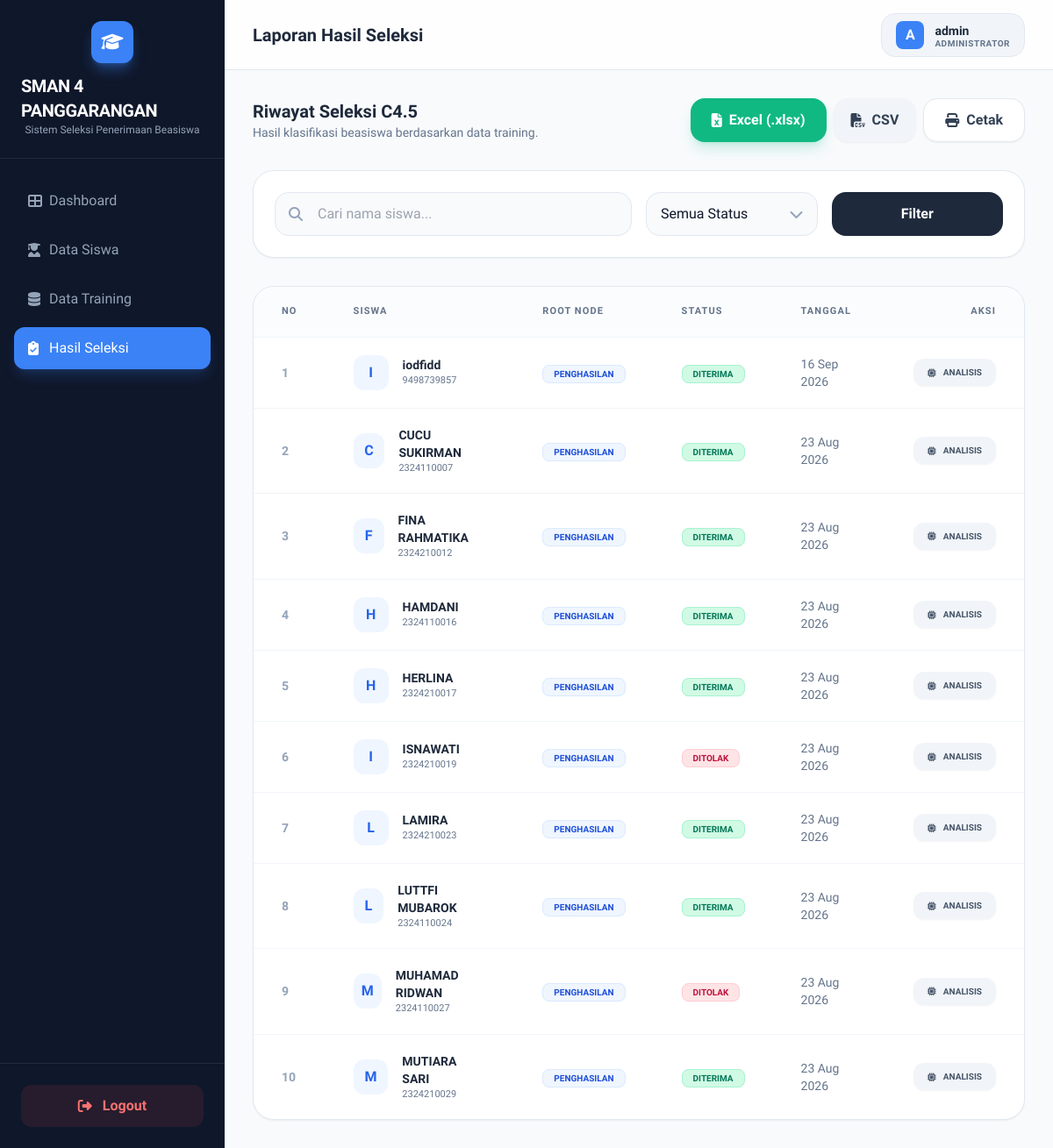
Page /hasil/ (signed in) on the committed database.
### beasiswa/models.py (models this page shows, shortened)
class HasilSeleksi(models.Model):
    STATUS_CHOICES = [
        ('Diterima', 'Diterima'),
        ('Ditolak', 'Ditolak'),
    ]
    penilaian = models.OneToOneField(
        PenilaianBeasiswa,
        on_delete=models.CASCADE,
        related_name='hasil_seleksi',
        verbose_name="Penilaian"
    )
    status_seleksi  = models.CharField(max_length=15, choices=STATUS_CHOICES, verbose_name="Status Seleksi")
    entropy_awal    = models.FloatField(verbose_name="Entropy Awal (S)")
    root_node       = models.CharField(max_length=50, verbose_name="Root Node Terpilih")
    rules_json      = models.TextField(verbose_name="Rules Keputusan (JSON)")  # Disimpan sebagai JSON string
    gain_info_json  = models.TextField(verbose_name="Gain per Atribut (JSON)")  # Ringkasan gain tiap atribut
    tanggal_seleksi = models.DateTimeField(default=timezone.now, verbose_name="Tanggal Seleksi")
    keterangan      = models.TextField(blank=True, verbose_name="Keterangan Tambahan")
    class Meta:
        verbose_name        = "Hasil Seleksi"
        verbose_name_plural = "Hasil Seleksi"
        ordering            = ['-tanggal_seleksi']

class PenilaianBeasiswa(models.Model):
    TINGKAT_NILAI_CHOICES = [
        ('Tinggi', 'Tinggi'),
        ('Sedang', 'Sedang'),
        ('Rendah', 'Rendah'),
    ]
    TINGKAT_PRESTASI_CHOICES = [
        ('Tinggi', 'Tinggi (Juara Nasional/Provinsi)'),
        ('Sedang', 'Sedang (Juara Kabupaten/Kota)'),
        ('Rendah', 'Rendah (Tidak Berprestasi)'),
    ]
    KEAKTIFAN_ORG_CHOICES = [
        ('Aktif', 'Aktif'),
        ('Cukup', 'Cukup Aktif'),
        ('Tidak', 'Tidak Aktif'),
    ]
    PENGHASILAN_CHOICES = [
        ('Rendah', 'Rendah (< Rp 2.000.000)'),
        ('Sedang', 'Sedang (Rp 2.000.000 - 4.000.000)'),
        ('Tinggi', 'Tinggi (> Rp 4.000.000)'),
    ]
    STATUS_RUMAH_CHOICES = [
        ('Milik Sendiri', 'Milik Sendiri'),
        ('Sewa', 'Sewa/Kontrak'),
        ('Menumpang', 'Menumpang'),
    ]
    JARAK_RUMAH_CHOICES = [
        ('Dekat', 'Dekat (< 5 km)'),
        ('Sedang', 'Sedang (5 - 15 km)'),
        ('Jauh', 'Jauh (> 15 km)'),
    ]
    siswa = models.OneToOneField(
        Siswa,
        on_delete=models.CASCADE,
        related_name='penilaian',
        verbose_name="Siswa"
    )
    nilai_rata_rata  = models.FloatField(verbose_name="Nilai Rata-rata Rapor")
    ranking_kelas    = models.PositiveIntegerField(verbose_name="Ranking Kelas")
    persentase_hadir = models.FloatField(verbose_name="Persentase Kehadiran (%)")
    kategori_nilai   = models.CharField(
        max_length=10,
        choices=TINGKAT_NILAI_CHOICES,
        blank=True,
        verbose_name="Kategori Nilai"
    )
    tingkat_prestasi   = models.CharField(max_length=10, choices=TINGKAT_PRESTASI_CHOICES, verbose_name="Tingkat Prestasi")
    keaktifan_organisasi = models.CharField(max_length=10, choices=KEAKTIFAN_ORG_CHOICES, verbose_name="Keaktifan Organisasi")
    penghasilan_ortu   = models.BigIntegerField(verbose_name="Penghasilan Orang Tua (Rp)")
    jumlah_tanggungan  = models.PositiveIntegerField(verbose_name="Jumlah Tanggungan Keluarga")
    status_rumah       = models.CharField(max_length=20, choices=STATUS_RUMAH_CHOICES, verbose_name="Status Rumah")
    memiliki_kip       = models.BooleanField(default=False, verbose_name="Memiliki KIP")
    kategori_penghasilan = models.CharField(
        max_length=10,
        choices=PENGHASILAN_CHOICES,
        blank=True,
        verbose_name="Kategori Penghasilan"
    )
    jarak_rumah = models.CharField(max_length=10, choices=JARAK_RUMAH_CHOICES, verbose_name="Jarak Rumah ke Sekolah")
    created_at = models.DateTimeField(auto_now_add=True)
    updated_at = models.DateTimeField(auto_now=True)
    class Meta:
        verbose_name        = "Penilaian Beasiswa"
        verbose_name_plural = "Data Penilaian Beasiswa"
        ordering            = ['-created_at']

class Siswa(models.Model):
    JENIS_KELAMIN_CHOICES = [
        ('L', 'Laki-laki'),
        ('P', 'Perempuan'),
    ]
    KELAS_CHOICES = [
        ('X', 'Kelas X'),
        ('XI', 'Kelas XI'),
        ('XII', 'Kelas XII'),
    ]
    nis        = models.CharField(max_length=20, unique=True, verbose_name="NIS")
    nama       = models.CharField(max_length=100, verbose_name="Nama Siswa")
    kelas      = models.CharField(max_length=5, choices=KELAS_CHOICES, verbose_name="Kelas")
    jenis_kelamin = models.CharField(max_length=1, choices=JENIS_KELAMIN_CHOICES, verbose_name="Jenis Kelamin")
    alamat     = models.TextField(verbose_name="Alamat")
    no_hp      = models.CharField(max_length=15, verbose_name="No. HP")
    created_at = models.DateTimeField(auto_now_add=True, verbose_name="Tanggal Dibuat")
    updated_at = models.DateTimeField(auto_now=True, verbose_name="Terakhir Diubah")
    class Meta:
        verbose_name        = "Siswa"
        verbose_name_plural = "Data Siswa"
        ordering            = ['-created_at']

### beasiswa/views.py (the view)
# urls.py: path('hasil/',views.HasilSeleksiListView.as_view(),name='hasil-list'),
class HasilSeleksiListView(LoginRequiredMixin, ListView):
    model               = HasilSeleksi
    template_name       = 'beasiswa/hasil/list.html'
    context_object_name = 'hasil_list'
    paginate_by         = 10
    login_url           = reverse_lazy('beasiswa:login')
    def get_queryset(self):
        qs     = super().get_queryset().select_related('penilaian__siswa')
        status = self.request.GET.get('status', '')
        query  = self.request.GET.get('q', '').strip()
        if status in ('Diterima', 'Ditolak'):
            qs = qs.filter(status_seleksi=status)
        if query:
            qs = qs.filter(penilaian__siswa__nama__icontains=query)
        return qs
    def get_context_data(self, **kwargs):
        ctx = super().get_context_data(**kwargs)
        ctx['status_filter'] = self.request.GET.get('status', '')
        ctx['query']         = self.request.GET.get('q', '')
        return ctx

### beasiswa/templates/beasiswa/hasil/list.html (shortened to what this page needs)
{% extends 'beasiswa/base.html' %}
{% block page_title %}Laporan Hasil Seleksi{% endblock %}
{% block content %}
<div class="flex flex-col md:flex-row md:items-center justify-between gap-4 mb-8">
    <div>
        <h3 class="text-xl font-bold text-slate-800">Riwayat Seleksi C4.5</h3>
        <p class="text-sm text-slate-500">Hasil klasifikasi beasiswa berdasarkan data training.</p>
    </div>
    <div class="flex gap-2">
        <a href="{% url 'beasiswa:export-excel' %}" class="inline-flex items-center gap-2 px-6 py-3 bg-emerald-500 text-white rounded-2xl font-bold shadow-lg shadow-emerald-500/20 hover:bg-emerald-600 transition-all">
            <i class="fas fa-file-excel"></i>
            <span>Excel (.xlsx)</span>
        </a>
        <a href="{% url 'beasiswa:export-csv' %}" class="inline-flex items-center gap-2 px-5 py-3 bg-slate-100 text-slate-700 rounded-2xl font-bold hover:bg-slate-200 transition-all shadow-sm">
            <i class="fas fa-file-csv"></i>
            <span>CSV</span>
        </a>
        <a href="{% url 'beasiswa:export-print' %}" target="_blank" class="inline-flex items-center gap-2 px-6 py-3 bg-white text-slate-700 border border-slate-200 rounded-2xl font-bold hover:bg-slate-50 transition-all shadow-sm">
            <i class="fas fa-print"></i>
            <span>Cetak</span>
        </a>
    </div>
</div>
<div class="bg-white p-6 rounded-3xl border border-slate-200 shadow-sm mb-8">
    <form method="get" class="grid grid-cols-1 md:grid-cols-4 gap-4">
        <div class="md:col-span-2 relative">
            <i class="fas fa-search absolute left-4 top-1/2 -translate-y-1/2 text-slate-400"></i>
            <input type="text" name="q" value="{{ query }}" placeholder="Cari nama siswa..." class="w-full pl-12 pr-4 py-3 bg-slate-50 border border-slate-200 rounded-2xl focus:outline-none focus:ring-2 focus:ring-accent/20 transition-all">
        </div>
        <div class="relative">
            <select name="status" class="w-full px-4 py-3 bg-slate-50 border border-slate-200 rounded-2xl focus:outline-none focus:ring-2 focus:ring-accent/20 transition-all appearance-none">
                <option value="">Semua Status</option>
            </select>
        </div>
        <div class="flex gap-2">
            <button type="submit" class="flex-1 py-3 bg-slate-800 text-white rounded-2xl font-bold hover:bg-slate-900 transition-all">Filter</button>
        </div>
    </form>
</div>
<div class="bg-white rounded-3xl border border-slate-200 shadow-sm overflow-hidden">
    <div class="overflow-x-auto">
        <table class="w-full text-left">
            <thead>
                <tr class="bg-slate-50/50 text-slate-500 text-[11px] uppercase tracking-widest font-black border-b border-slate-100">
                    <th class="px-8 py-5">No</th>
                    <th class="px-8 py-5">Siswa</th>
                    <th class="px-8 py-5">Root Node</th>
                    <th class="px-8 py-5">Status</th>
                    <th class="px-8 py-5">Tanggal</th>
                    <th class="px-8 py-5 text-right">Aksi</th>
                </tr>
            </thead>
            <tbody class="divide-y divide-slate-100">
                {% for h in hasil_list %}
                <tr class="hover:bg-slate-50/50 transition-colors group">
                    <td class="px-8 py-5 text-sm text-slate-400 font-bold">
                        {{ forloop.counter|add:page_obj.start_index|add:"-1" }}
                    </td>
                    <td class="px-8 py-5">
                        <div class="flex items-center gap-4">
                            <div class="w-10 h-10 rounded-xl bg-blue-50 text-blue-600 flex items-center justify-center font-bold">
                                {{ h.penilaian.siswa.nama|first|upper }}
                            </div>
                            <div>
                                <p class="text-sm font-bold text-slate-800">{{ h.penilaian.siswa.nama }}</p>
                                <p class="text-[11px] text-slate-500 font-medium">{{ h.penilaian.siswa.nis }}</p>
                            </div>
                        </div>
                    </td>
                    <td class="px-8 py-5">
                        <span class="px-3 py-1 bg-blue-50 text-blue-700 text-[10px] font-black uppercase rounded-lg border border-blue-100">{{ h.root_node }}</span>
                    </td>
                    <td class="px-8 py-5">
                        {% if h.status_seleksi == 'Diterima' %}
                        <span class="px-3 py-1 bg-emerald-100 text-emerald-700 text-[10px] font-black uppercase rounded-lg border border-emerald-200">Diterima</span>
                        {% else %}
                        <span class="px-3 py-1 bg-rose-100 text-rose-700 text-[10px] font-black uppercase rounded-lg border border-rose-200">Ditolak</span>
                        {% endif %}
                    </td>
                    <td class="px-8 py-5 text-sm text-slate-500 font-medium">
                        {{ h.tanggal_seleksi|date:"d M Y" }}
                    </td>
                    <td class="px-8 py-5 text-right">
                        <a href="{% url 'beasiswa:hasil-detail' h.pk %}" class="inline-flex items-center gap-2 px-4 py-2 bg-slate-100 text-slate-600 text-[10px] font-black uppercase rounded-xl hover:bg-accent hover:text-white transition-all shadow-sm">
                            <i class="fas fa-microchip"></i>
                            Analisis
                        </a>
                    </td>
                </tr>
                {% empty %}
                <tr>
                    <td colspan="6" class="px-8 py-32 text-center text-slate-400 font-medium italic">
                        Belum ada data hasil seleksi yang diproses.
                    </td>
                </tr>
                {% endfor %}
            </tbody>
        </table>
    </div>
</div>
{% endblock %}

### beasiswa/templates/beasiswa/base.html (shortened to what this page needs)
<!DOCTYPE html>
<html lang="en">
<head>
    <script src="https://cdn.tailwindcss.com"></script>
    <link rel="stylesheet" href="https://cdnjs.cloudflare.com/ajax/libs/font-awesome/6.4.0/css/all.min.css">
</head>
<body class="bg-surface text-slate-900 font-sans antialiased">
    <div class="flex h-screen overflow-hidden">
        <aside id="sidebar" class="w-64 bg-primary text-white flex-shrink-0 sidebar-transition hidden md:flex flex-col">
            <div class="p-6 flex flex-col items-center border-b border-slate-700/50">
                <div class="w-12 h-12 bg-accent rounded-xl flex items-center justify-center mb-3 shadow-lg shadow-blue-500/40">
                    <i class="fas fa-graduation-cap text-xl"></i>
                </div>
                <h1 class="text-xl font-bold tracking-tight">SMAN 4 PANGGARANGAN</h1>
                <p class="text-xs text-slate-400 font-medium">Sistem Seleksi Penerimaan Beasiswa</p>
            </div>
            <nav class="flex-1 px-4 py-6 space-y-2 overflow-y-auto">
                <a href="{% url 'beasiswa:dashboard' %}" class="flex items-center px-4 py-3 rounded-xl transition-all group {% if request.resolver_match.url_name == 'dashboard' %}bg-accent text-white shadow-lg shadow-blue-500/20{% else %}text-slate-400 hover:bg-slate-800 hover:text-white{% endif %}">
                    <i class="fas fa-th-large w-6 group-hover:scale-110 transition-transform"></i>
                    <span class="font-medium">Dashboard</span>
                </a>
                <a href="{% url 'beasiswa:siswa-list' %}" class="flex items-center px-4 py-3 rounded-xl transition-all group {% if 'siswa' in request.path %}bg-accent text-white shadow-lg shadow-blue-500/20{% else %}text-slate-400 hover:bg-slate-800 hover:text-white{% endif %}">
                    <i class="fas fa-user-graduate w-6 group-hover:scale-110 transition-transform"></i>
                    <span class="font-medium">Data Siswa</span>
                </a>
                <a href="{% url 'beasiswa:training-list' %}" class="flex items-center px-4 py-3 rounded-xl transition-all group {% if 'training' in request.path %}bg-accent text-white shadow-lg shadow-blue-500/20{% else %}text-slate-400 hover:bg-slate-800 hover:text-white{% endif %}">
                    <i class="fas fa-database w-6 group-hover:scale-110 transition-transform"></i>
                    <span class="font-medium">Data Training</span>
                </a>
                <a href="{% url 'beasiswa:hasil-list' %}" class="flex items-center px-4 py-3 rounded-xl transition-all group {% if 'hasil' in request.path %}bg-accent text-white shadow-lg shadow-blue-500/20{% else %}text-slate-400 hover:bg-slate-800 hover:text-white{% endif %}">
                    <i class="fas fa-clipboard-check w-6 group-hover:scale-110 transition-transform"></i>
                    <span class="font-medium">Hasil Seleksi</span>
                </a>
            </nav>
            <div class="p-6 border-t border-slate-700/50">
                <form action="{% url 'beasiswa:logout' %}" method="post">
                    <button type="submit" class="w-full flex items-center justify-center gap-3 px-4 py-3 bg-red-500/10 text-red-400 rounded-xl hover:bg-red-500 hover:text-white transition-all font-semibold">
                        <i class="fas fa-sign-out-alt"></i>
                        <span>Logout</span>
                    </button>
                </form>
            </div>
        </aside>
        <main class="flex-1 flex flex-col h-full overflow-hidden">
            <header class="h-20 bg-white/80 backdrop-blur-md border-b border-slate-200 flex items-center justify-between px-8 flex-shrink-0 z-10">
                <div class="flex items-center gap-4">
                    <h2 class="text-xl font-semibold text-slate-800 hidden md:block">{% block page_title %}Overview{% endblock %}</h2>
                </div>
                <div class="flex items-center gap-6">
                    <div class="flex items-center gap-3 px-4 py-2 bg-slate-100 rounded-2xl border border-slate-200">
                        <div class="w-8 h-8 bg-accent rounded-lg flex items-center justify-center text-white font-bold">
                            {{ user.username|first|upper }}
                        </div>
                        <div class="flex flex-col leading-none">
                            <span class="text-sm font-bold text-slate-800">{{ user.username }}</span>
                            <span class="text-[10px] text-slate-500 uppercase tracking-wider font-semibold">Administrator</span>
                        </div>
                    </div>
                </div>
            </header>
            <div class="flex-1 overflow-y-auto p-8 bg-surface">
                {% block content %}{% endblock %}
            </div>
        </main>
    </div>
</body>
</html>

### rows in the picture
HasilSeleksi: penilaian.siswa.nama|first "I", penilaian.siswa.nama "iodfidd", penilaian.siswa.nis "9498739857", root_node "PENGHASILAN", status_seleksi "DITERIMA", tanggal_seleksi "16 Sep 2026"
HasilSeleksi: penilaian.siswa.nama|first "C", penilaian.siswa.nama "CUCU SUKIRMAN", penilaian.siswa.nis "2324110007", root_node "PENGHASILAN", status_seleksi "DITERIMA", tanggal_seleksi "23 Aug 2026"
HasilSeleksi: penilaian.siswa.nama|first "F", penilaian.siswa.nama "FINA RAHMATIKA", penilaian.siswa.nis "2324210012", root_node "PENGHASILAN", status_seleksi "DITERIMA", tanggal_seleksi "23 Aug 2026"
HasilSeleksi: penilaian.siswa.nama|first "H", penilaian.siswa.nama "HAMDANI", penilaian.siswa.nis "2324110016", root_node "PENGHASILAN", status_seleksi "DITERIMA", tanggal_seleksi "23 Aug 2026"
HasilSeleksi: penilaian.siswa.nama|first "H", penilaian.siswa.nama "HERLINA", penilaian.siswa.nis "2324210017", root_node "PENGHASILAN", status_seleksi "DITERIMA", tanggal_seleksi "23 Aug 2026"
HasilSeleksi: penilaian.siswa.nama|first "I", penilaian.siswa.nama "ISNAWATI", penilaian.siswa.nis "2324210019", root_node "PENGHASILAN", status_seleksi "DITOLAK", tanggal_seleksi "23 Aug 2026"
HasilSeleksi: penilaian.siswa.nama|first "L", penilaian.siswa.nama "LAMIRA", penilaian.siswa.nis "2324210023", root_node "PENGHASILAN", status_seleksi "DITERIMA", tanggal_seleksi "23 Aug 2026"
HasilSeleksi: penilaian.siswa.nama|first "L", penilaian.siswa.nama "LUTTFI MUBAROK", penilaian.siswa.nis "2324110024", root_node "PENGHASILAN", status_seleksi "DITERIMA", tanggal_seleksi "23 Aug 2026"
HasilSeleksi: penilaian.siswa.nama|first "M", penilaian.siswa.nama "MUHAMAD RIDWAN", penilaian.siswa.nis "2324110027", root_node "PENGHASILAN", status_seleksi "DITOLAK", tanggal_seleksi "23 Aug 2026"
HasilSeleksi: penilaian.siswa.nama|first "M", penilaian.siswa.nama "MUTIARA SARI", penilaian.siswa.nis "2324210029", root_node "PENGHASILAN", status_seleksi "DITERIMA", tanggal_seleksi "23 Aug 2026"

### other values in the picture
{{ user.username|first|upper }} "A"
{{ user.username }} "admin"
